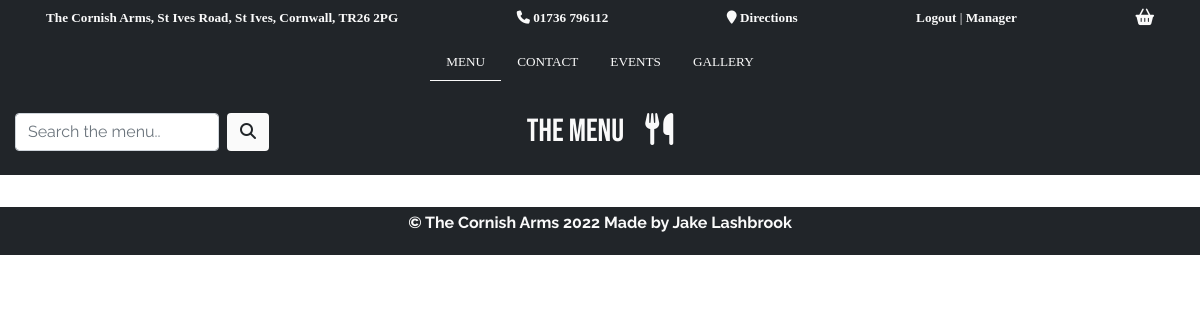
The app's page /menu/ (signed in), older data.
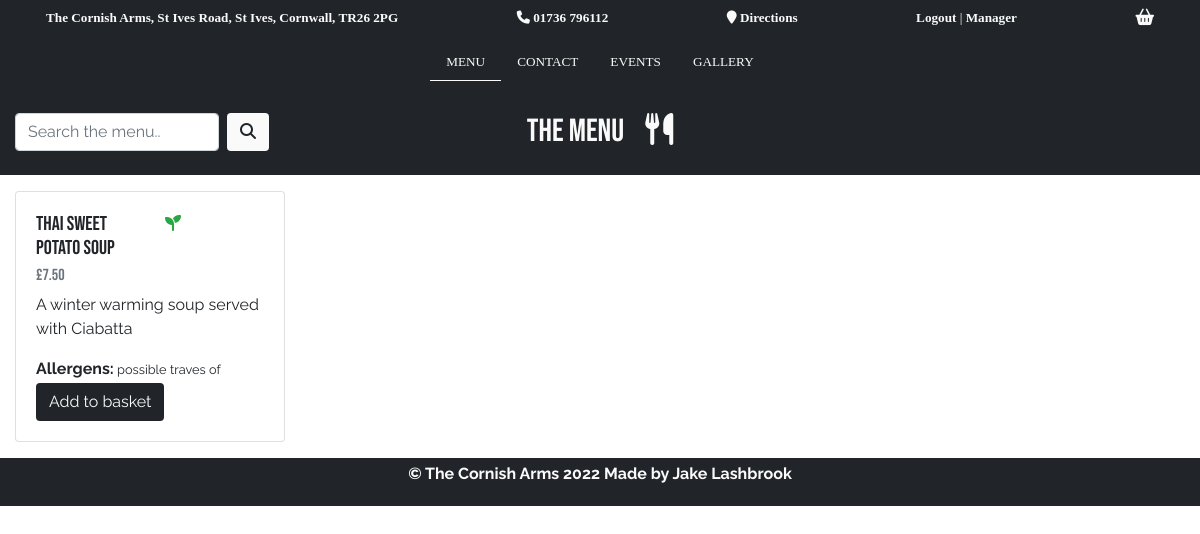
The same page, newer data.
### menu/models.py (models this page shows, shortened)
class Dishes(models.Model):
    class Meta:
        verbose_name_plural = 'Dishes'
    category_name = models.ForeignKey('Category', null=True, blank=True, on_delete=models.SET_NULL)
    name = models.CharField(max_length=300)
    description = models.TextField()
    is_vegan = models.BooleanField(default=False)
    is_gluten_free = models.BooleanField(default=False)
    out_of_stock = models.BooleanField(default=False)
    if_allergens = models.CharField(max_length=250)
    price = models.DecimalField(max_digits=4, decimal_places=2)
    image_url = models.URLField(max_length=1024, null=True, blank=True)
    image = models.ImageField(null=True, blank=True)

### menu/views.py (the view)
# urls.py: path('', views.get_menu, name='menu_items')
def get_menu(request):
    dishes = Dishes.objects.all()
    template = 'menu/menu.html'
    context = {
        'dishes': dishes,
    }
    return render(request, template, context)

### menu/templates/menu/menu.html (shortened to what this page needs)
{% extends "base.html" %}
{% load static %}
{% block content %}
<div class="container-fluid">
  <div class="row bg-blk text-wht">
    <div class="col">
      <form class="form-inline pt-2 pb-2 mt-3 mb-3">
        <input class="form-control mr-sm-2" type="search" placeholder="Search the menu.." aria-label="Search">
        <button class="btn btn-wht hvr-float my-2 my-sm-0" type="submit"><i class="fas fa-search"></i></button>
      </form>
    </div>
    <div class="col">
      <h2 class="text-left text-lg-center text-uppercase pt-2 pb-2 mt-3 mb-3">
        The Menu <i class="fas fa-utensils pl-3"></i>
      </h2>
    </div>
    <div class="col inline-item"></div>
  </div>
      <div class="row mt-3 mb-3">
      {% for dish in dishes %}
        <div class="col-sm-6 col-lg-3 d-flex align-items-stretch">
          <div class="card">
            <div class="card-body">
              <div class="row">
                <div class="col-6 fit-content">
              <h5 class="card-title">{{ dish.name }}</h5>
              </div>
              {% if dish.is_vegan == True %}
              <div class="col-3">
                <i class="fas fa-seedling text-success" title="{{ dish.name }} is Vegan"></i>
              </div>
              {% endif %}
            </div>
              <h6 class="card-subtitle mb-2 text-muted">£{{ dish.price }}</h6>
              <p class="card-text">{{ dish.description }}</p>
              <p><strong class="font-weight-bold">Allergens:</strong><small> {{ dish.if_allergens }}</small></p>
              <a href="#" class="btn btn-blk text-wht position-absolute" style="bottom: 20px; left: 20px">Add to basket</a>
            </div>
          </div>
        </div>
      {% endfor %}
    </div>
</div>
{% endblock %}

Row changes from the older to the newer data that the page shows:
added Dishes: name "Thai Sweet Potato Soup", price "7.50", description "A winter warming soup served with Ciabatta", if_allergens "possible traves of…"
